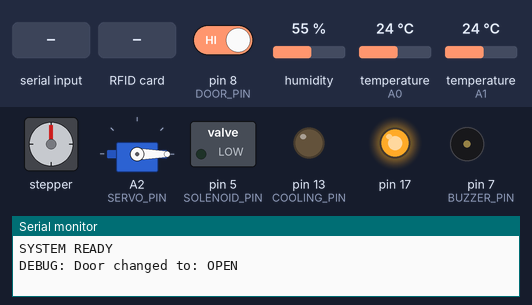
Simulated run of this sketch. Board: Arduino Leonardo, built with avr-gcc and run on an emulated ATmega32U4. Parts: stepper motor, servo, switched loads named in the sketch (green lamp = pin HIGH), output pins drawn as LEDs (lit = HIGH), buzzer (waves = sounding, pin HIGH), the last lines printed to the serial monitor. Wiring (inferred from the names in the program): stepper motor driver (200 steps per turn assumed): step pin 4; direction pin 12. Inputs (shaded band) come from the test bench; at power-on: pin 8 (DOOR_PIN) HIGH, humidity 55 %, temperature (sensors on A0, A1) 24 °C. The local clock reads 2024-03-15 10:24:30 at power-on unless the sketch sets it; the audio player accepts every command and is not drawn.

Above: at 3.7 s.
3.8 s: "BUZZ:ON\n" received over the second serial link
At 4.9 s:
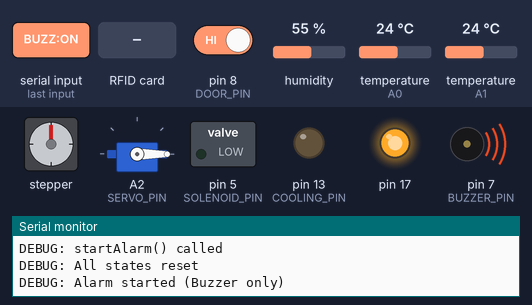
6.8 s: "SOL:UNLOCK\n" received over the second serial link
At 7.9 s:
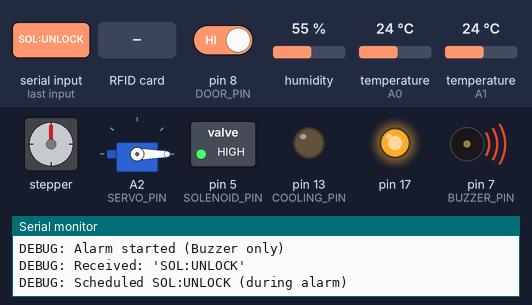
9.8 s: "TEMP_SET|\n" received over the second serial link
At 10.9 s:
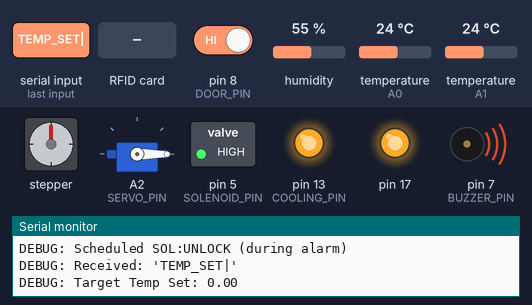
12.8 s: RFID card 5E 7A 19 C4 held to the reader
At 13.8 s:
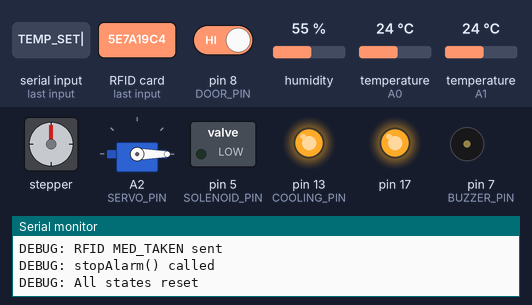
14.3 s: "trigger_alarm\n" received over the second serial link
At 14.9 s:
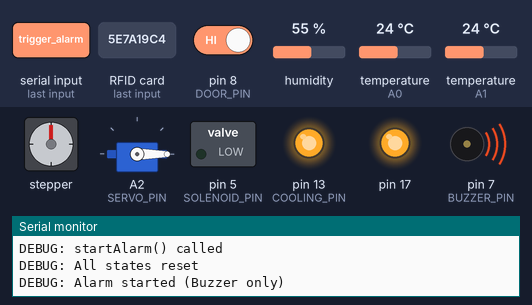
Timing chart, 0 to 21.3 s (numbered marks = the images above; inputs shaded):
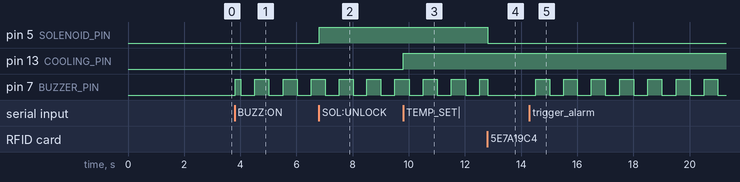

The sketch:

arduino_leonardo_sensors.ino
```cpp
/*
  ============================================================================
  SMART MEDI BOX - LEONARDO (FINAL FIXED + ORIGINAL ESP SEND SYSTEM)
  ============================================================================
*/

#include <Wire.h>
#include <RTClib.h>
#include <DHT.h>
#include <OneWire.h>
#include <DallasTemperature.h>
#include <SPI.h>
#include <MFRC522.h>
#include <Servo.h>
#include <SoftwareSerial.h>
#include <DFRobotDFPlayerMini.h>

// ================= PINS =================
#define DOOR_PIN     8
#define COOLING_PIN  13
#define STEP_PIN     4
#define SOLENOID_PIN 5
#define RFID_RST     6
#define BUZZER_PIN   7
#define RFID_SS      9
#define DIR_PIN      12
#define DHT_PIN      A0
#define DS18B20_PIN  A1
#define SERVO_PIN    A2
#define DF_RX        A3
#define DF_TX        A4

// ================= OBJECTS =================
RTC_DS3231 rtc;
DHT dht(DHT_PIN, DHT22);
OneWire oneWire(DS18B20_PIN);
DallasTemperature sensors(&oneWire);
DeviceAddress insideThermometer; // Array to hold device address
MFRC522 rfid(RFID_SS, RFID_RST);
Servo myServo;
SoftwareSerial dfSerial(DF_RX, DF_TX);
DFRobotDFPlayerMini myDFPlayer;

// ================= GLOBALS =================
float tempC = 0;
int hum = 0;
float targetTemp = 25.0;  // Default target temperature
bool targetTempSet = false;

bool doorOpen = false;
bool lastDoorState = false;

// State tracking flags
bool alarmActive = false;
bool solenoidUnlocked = false;
bool waitingForDoorOpen = false;
bool doorWasOpened = false;
bool medTakenSent = false;  // CRITICAL: Prevents multiple MED_TAKEN sends
bool manualTriggerActive = false; // Flag for dashboard manual triggers (dispense-now)
bool rfidTriggerActive = false;   // Flag for RFID manual triggers

unsigned long alarmStartTime = 0;
unsigned long lastUpdate = 0;

// ================= SETUP =================
void setup() {
  Serial.begin(115200);
  delay(2000);

  Serial1.begin(115200);

  pinMode(DOOR_PIN, INPUT_PULLUP);
  pinMode(SOLENOID_PIN, OUTPUT);
  pinMode(COOLING_PIN, OUTPUT);
  pinMode(BUZZER_PIN, OUTPUT);
  pinMode(STEP_PIN, OUTPUT);
  pinMode(DIR_PIN, OUTPUT);

  // Ensure all outputs start LOW
  digitalWrite(SOLENOID_PIN, LOW);
  digitalWrite(BUZZER_PIN, LOW);
  digitalWrite(COOLING_PIN, LOW);

  dht.begin();

  // Initialize DS18B20
  sensors.begin();
  if (!sensors.getAddress(insideThermometer, 0)) {
    Serial.println(F("Unable to find address for DS18B20 Device 0"));
  }
  sensors.setResolution(insideThermometer, 9); // Set resolution to 9 bit for speed/accuracy

  Wire.begin();
  rtc.begin();

  SPI.begin();
  rfid.PCD_Init();

  myServo.attach(SERVO_PIN);
  myServo.write(0);

  dfSerial.begin(9600);
  if (myDFPlayer.begin(dfSerial)) {
    myDFPlayer.volume(20);
  }

  Serial.println(F("SYSTEM READY"));
}

// ================= STABLE DOOR =================
bool readDoor() {
  return (digitalRead(DOOR_PIN) == HIGH);
}

// ================= SEND (UNCHANGED LOGIC) =================
void readAndSendData() {
  // Read humidity from DHT22
  float h = dht.readHumidity();

  // Read temperature from DS18B20
  sensors.requestTemperatures();
  float t = sensors.getTempC(insideThermometer);

  // Validation
  if (!isnan(h)) {
    hum = (int)h;
  }

  if (t != DEVICE_DISCONNECTED_C) {
    tempC = t;
  } else {
    Serial.println(F("Error: Could not read DS18B20 temperature"));
  }

  doorOpen = readDoor();

  // YOUR ORIGINAL SEND FORMAT (UNCHANGED)
  Serial1.print(F("{\"t\":"));
  Serial1.print(tempC, 1);
  Serial1.print(F(",\"h\":"));
  Serial1.print(hum);
  Serial1.print(F(",\"d\":"));
  Serial1.print(doorOpen);
  Serial1.print(F(",\"a\":"));
  if (alarmActive) Serial1.print(1);
  else if (manualTriggerActive) Serial1.print(2);
  else if (rfidTriggerActive) Serial1.print(3);
  else Serial1.print(0);
  Serial1.print(F(",\"l\":"));
  Serial1.print(digitalRead(SOLENOID_PIN));

  // Add RTC Time Fallback for ESP32
  DateTime now = rtc.now();
  char timeBuf[20];
  sprintf(timeBuf, "%04d-%02d-%02d %02d:%02d",
          now.year(), now.month(), now.day(),
          now.hour(), now.minute());
  Serial1.print(F(",\"time\":\""));
  Serial1.print(timeBuf);
  Serial1.print(F("\"}"));
  Serial1.println();
}

// ================= ALARM FUNCTIONS =================
void startAlarm() {
  Serial.println("DEBUG: startAlarm() called");

  // Complete reset of all states before starting new alarm
  resetAllStates();

  // Now set new alarm
  alarmActive = true;
  solenoidUnlocked = false; // Will be set to true by SOL:UNLOCK command later
  waitingForDoorOpen = true;
  doorWasOpened = false;
  medTakenSent = false;

  alarmStartTime = millis();

  // NOTE: Solenoid unlock moved to SOL:UNLOCK command handler for staggered sequence
  Serial.println("DEBUG: Alarm started (Buzzer only)");
}

void stopAlarm() {
  Serial.println("DEBUG: stopAlarm() called");
  resetAllStates();
}

void resetAllStates() {
  alarmActive = false;
  solenoidUnlocked = false;
  manualTriggerActive = false;
  rfidTriggerActive = false;
  waitingForDoorOpen = false;
  doorWasOpened = false;

  digitalWrite(BUZZER_PIN, LOW);
  digitalWrite(SOLENOID_PIN, LOW);

  // myDFPlayer.stop();

  Serial.println("DEBUG: All states reset");
}

// ================= RFID =================
void checkRFID() {
  if (!rfid.PICC_IsNewCardPresent() || !rfid.PICC_ReadCardSerial())
    return;

  Serial.println("DEBUG: RFID detected");

  // If alarm is active, treat RFID as medicine taken
  if (alarmActive) {
    if (!medTakenSent) {
      Serial1.println(F("MED_TAKEN"));
      medTakenSent = true;
      Serial.println("DEBUG: RFID MED_TAKEN sent");
    }
    stopAlarm();
    rfid.PICC_HaltA();
    rfid.PCD_StopCrypto1();
    return;
  }

  // Manual RFID unlock (no alarm)
  digitalWrite(SOLENOID_PIN, HIGH);
  solenoidUnlocked = true;
  rfidTriggerActive = true;
  waitingForDoorOpen = true;
  doorWasOpened = false;
  medTakenSent = false;

  // Provide short beep for feedback
  digitalWrite(BUZZER_PIN, HIGH);
  delay(200);
  digitalWrite(BUZZER_PIN, LOW);

  Serial.println("DEBUG: Manual RFID unlock with beep");
  readAndSendData();

  rfid.PICC_HaltA();
  rfid.PCD_StopCrypto1();
}

// ================= DOOR MONITORING =================
void monitorDoor() {
  doorOpen = readDoor();

  // Detect door state changes
  if (doorOpen != lastDoorState) {
    Serial.print("DEBUG: Door changed to: ");
    Serial.println(doorOpen ? "OPEN" : "CLOSED");

    // Door opened
    if (doorOpen) {
      if (solenoidUnlocked && waitingForDoorOpen) {
        doorWasOpened = true;
        waitingForDoorOpen = false;
        digitalWrite(BUZZER_PIN, LOW);  // Stop buzzer when door opens
        Serial.println("DEBUG: Door opened after unlock");
      }
    }
    // Door closed
    else {
      if (solenoidUnlocked && doorWasOpened) {
        // Medicine taken - close everything
        Serial.println("DEBUG: Door closed");

        // Send MED_TAKEN if door was opened and closed after an alarm OR manual dashboard trigger
        // This avoids sending MED_TAKEN for generic unlocks (like RFID/DEBUG) that aren't tied to medicine
        if ((alarmActive || manualTriggerActive) && !medTakenSent) {
          Serial1.println(F("MED_TAKEN"));
          medTakenSent = true;
          Serial.println("DEBUG: MED_TAKEN sent");
        }

        // Complete reset
        resetAllStates();
        readAndSendData();
      }
    }

    // Send updated data immediately on door change
    readAndSendData();
    lastDoorState = doorOpen;
  }
}

// ================= COMMANDS =================
void checkIncomingCommands() {
  if (!Serial1.available()) return;

  String cmd = Serial1.readStringUntil('\n');
  cmd.trim();

  if (cmd.length() == 0) return;

  Serial.print("DEBUG: Received: '");
  Serial.print(cmd);
  Serial.println("'");

  if (cmd.indexOf("req_data") >= 0) {
    readAndSendData();
  }
  else if (cmd.indexOf("BUZZ:ON") >= 0 || cmd.indexOf("trigger_alarm") >= 0) {
    startAlarm();
  }
  else if (cmd.indexOf("BUZZ:OFF") >= 0 || cmd.indexOf("stop_alarm") >= 0) {
    stopAlarm();
  }
  else if (cmd.indexOf("SOL:UNLOCK") >= 0) {
    digitalWrite(SOLENOID_PIN, HIGH);
    solenoidUnlocked = true;
    waitingForDoorOpen = true;
    doorWasOpened = false;
    medTakenSent = false;

    if (!alarmActive) {
      manualTriggerActive = true;
      Serial.println("DEBUG: Manual SOL:UNLOCK");
    } else {
      Serial.println("DEBUG: Scheduled SOL:UNLOCK (during alarm)");
    }
    readAndSendData();
  }
  else if (cmd.indexOf("SOL:LOCK") >= 0) {
    resetAllStates();
  }
  else if (cmd.indexOf("TEMP_SET|") >= 0) {
    targetTemp = cmd.substring(9).toFloat();
    targetTempSet = true;
    Serial.print("DEBUG: Target Temp Set: ");
    Serial.println(targetTemp);
  }
  else if (cmd.startsWith("SET_TIME|")) {
    // Format: SET_TIME|YYYY|MM|DD|HH|MM|SS
    int p1 = cmd.indexOf('|');
    int p2 = cmd.indexOf('|', p1+1);
    int p3 = cmd.indexOf('|', p2+1);
    int p4 = cmd.indexOf('|', p3+1);
    int p5 = cmd.indexOf('|', p4+1);
    int p6 = cmd.indexOf('|', p5+1);

    if (p6 != -1) {
      int y = cmd.substring(p1+1, p2).toInt();
      int m = cmd.substring(p2+1, p3).toInt();
      int d = cmd.substring(p3+1, p4).toInt();
      int hh = cmd.substring(p4+1, p5).toInt();
      int mm = cmd.substring(p5+1, p6).toInt();
      int ss = cmd.substring(p6+1).toInt();

      rtc.adjust(DateTime(y, m, d, hh, mm, ss));
      Serial.print(F("DEBUG: RTC Time Set: "));
      Serial.println(cmd.substring(p1+1));
    }
  }
}

// ================= LOOP =================
void loop() {
  unsigned long now = millis();

  // Monitor door state changes
  monitorDoor();

  // Alarm timeout logic
  if (alarmActive && (now - alarmStartTime > 60000)) {
    Serial.println("DEBUG: Alarm timeout");
    stopAlarm();
  }

  // Buzzer logic when alarm active
  if (alarmActive && waitingForDoorOpen) {
    // Beep until door opens
    bool beep = (now / 500) % 2;
    digitalWrite(BUZZER_PIN, beep);
  }
  else if (!alarmActive) {
    digitalWrite(BUZZER_PIN, LOW);
  }

  // Check RFID
  checkRFID();

  // Check ESP commands
  checkIncomingCommands();

  // Cooling logic based on target temperature with +-0.5 breath point
  if (targetTempSet) {
    if (tempC >= targetTemp + 0.5) {
      digitalWrite(COOLING_PIN, HIGH);
    }
    else if (tempC <= targetTemp - 0.5) {
      digitalWrite(COOLING_PIN, LOW);
    }
  }

  // Periodic data send
  if (now - lastUpdate > 60000) {
    readAndSendData();
    lastUpdate = now;
  }
}
```

Measured:
- after the input at 3.8 s, pin 7 (BUZZER_PIN): LOW → HIGH at once, then repeats every 1.0 s: LOW 0.50 s, HIGH 0.50 s
- after the input at 6.8 s, pin 5 (SOLENOID_PIN): LOW → HIGH at once
- after the input at 9.8 s, pin 13 (COOLING_PIN): LOW → HIGH at once
- after the input at 12.8 s, pin 5 (SOLENOID_PIN): HIGH → LOW at once
- after the input at 14.3 s, pin 7 (BUZZER_PIN): alternates HIGH for 0.50 s and LOW for 0.50 s, starting after 0.22 s
